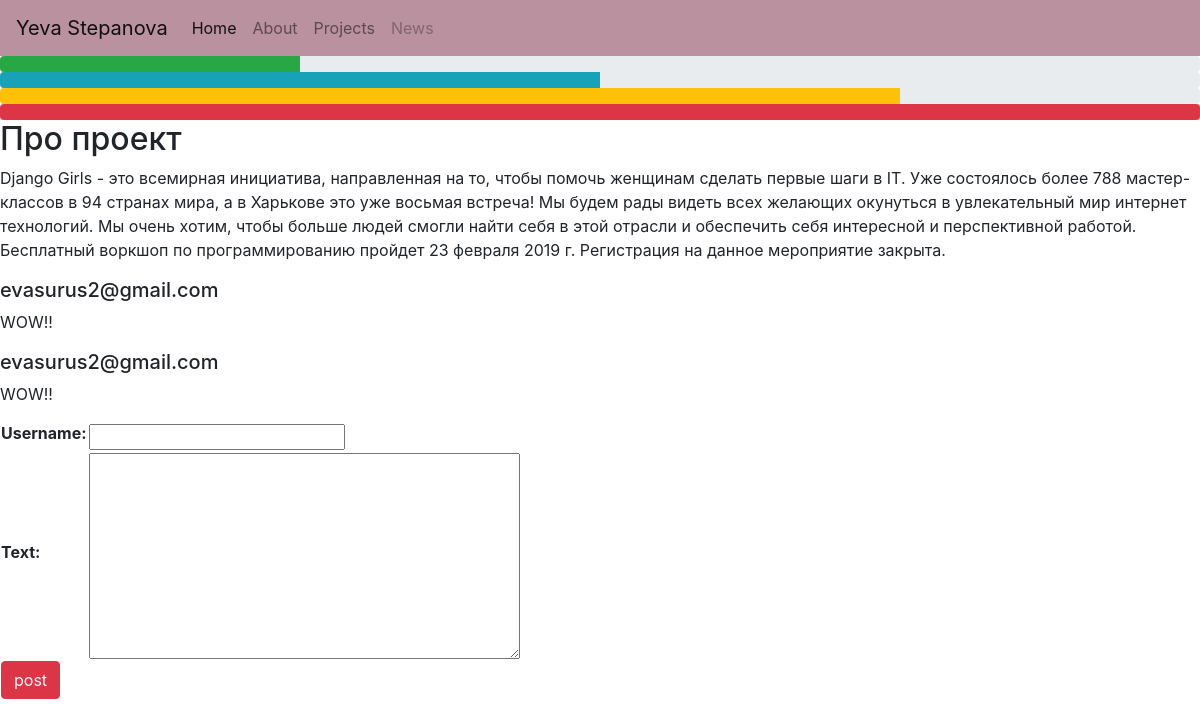
Screenshot of /post/3 with the database file from the repository.
### my_blog/models.py (models this page shows, shortened)
class Post(models.Model):
      title=models.CharField(max_length=255)
      text=models.TextField()
      user=models.ForeignKey("auth.User", on_delete=models.CASCADE)
      created_att= models.DateTimeField(auto_now_add= True)

class Comment(models.Model):
      username=models.CharField(max_length=50)
      text = models.TextField()
      post = models.ForeignKey(Post, on_delete=models.CASCADE, null=True)

### my_blog/views.py (the view)
# urls.py: path("post/<int:pk>", PostDetailView.as_view())
class PostDetailView(DetailView):
        template_name= "post.html"
        model = Post
        def get_context_data(self,**kwargs):
            context = super().get_context_data(**kwargs)
            context["form"]= AddCommenr()
            return context
        def post(self, request, pk):
            form = AddCommenr(data= request.POST)
            self.object=self.get_object()
            context= self.get_context_data()
            if form.is_valid():
                comment= form.save(commit=False)
                comment.post=self.object
                comment.save()
                context["form"]= AddCommenr()
                return self.render_to_response(context)
            else:
                context['form']= form
                return self.render_to_response(context)

### my_blog/forms.py
class AddCommenr(forms.ModelForm):
    class Meta :
        model= Comment
        fields= "__all__"
        exclude=["post"]

### my_blog/templates/post.html
{%extends "base.html"%}
{%block content%}
<div class="progress">
  <div class="progress-bar bg-success" role="progressbar" style="width: 25%" aria-valuenow="25" aria-valuemin="0" aria-valuemax="100"></div>
</div>
<div class="progress">
  <div class="progress-bar bg-info" role="progressbar" style="width: 50%" aria-valuenow="50" aria-valuemin="0" aria-valuemax="100"></div>
</div>
<div class="progress">
  <div class="progress-bar bg-warning" role="progressbar" style="width: 75%" aria-valuenow="75" aria-valuemin="0" aria-valuemax="100"></div>
</div>
<div class="progress">
  <div class="progress-bar bg-danger" role="progressbar" style="width: 100%" aria-valuenow="100" aria-valuemin="0" aria-valuemax="100"></div>
</div>
<h2>{{post.title}}</h2>
<p>{{post.text}}</p>
{%for comment in post.comment_set.all%}
<h5>
  {{comment.username}}
</h5>
<p>
  {{comment.text}}
</p>
{%endfor%}
<form method="Post"> {%csrf_token%}
  <table>
    {{form.as_table}}
    <tr>
      <td>
        <button class=" btn btn-danger">
          post
        </button>
      </td>
    </tr>
  </table>
</form>
{%endblock%}

### rows the page displays
Post: title "Про проект", text "Django Girls - это всемирная инициатива, направленная на то, чтобы помочь женщинам сделать первые шаги в IT. Уже состоялось более 788 мастер-классов в 94 странах мира, а в Харькове это уже восьмая встреча! Мы будем рады видеть всех желающих окунуться в увлекательный мир интернет технологий. Мы очень хотим, чтобы больше людей смогли найти себя в этой отрасли и обеспечить себя интересной и перспективной работой. Бесплатный воркшоп по программированию пройдет 23 февраля 2019 г. Регистрация на данное мероприятие закрыта."
Comment: username "evasurus2@gmail.com", text "WOW!!"
Comment: username "evasurus2@gmail.com", text "WOW!!"
